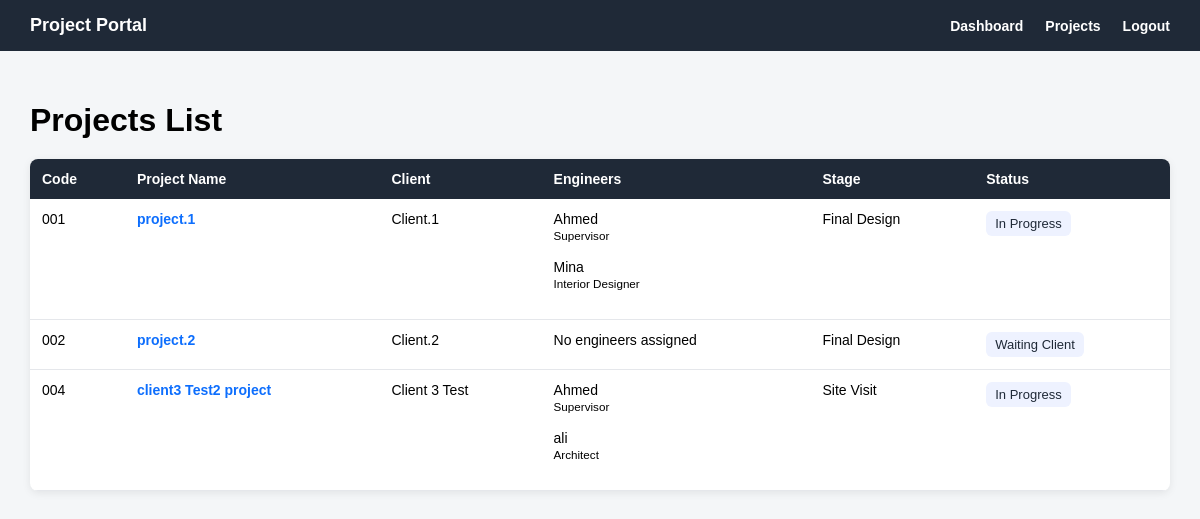
The page /projects/ (signed in) on the database its author committed.
### projects/models.py (models this page shows, shortened)
class Project(models.Model):
    class Status(models.TextChoices):
        NEW = 'NEW', 'New'
        IN_PROGRESS = 'IN_PROGRESS', 'In Progress'
        WAITING_CLIENT = 'WAITING_CLIENT', 'Waiting Client'
        COMPLETED = 'COMPLETED', 'Completed'
        CANCELLED = 'CANCELLED', 'Cancelled'
    class Stage(models.TextChoices):
        PROJECT_REGISTERED = 'PROJECT_REGISTERED', 'Project Registered'
        REQUIREMENTS_COLLECTED = 'REQUIREMENTS_COLLECTED', 'Requirements Collected'
        SITE_VISIT = 'SITE_VISIT', 'Site Visit'
        CONCEPT_DESIGN = 'CONCEPT_DESIGN', 'Concept Design'
        CLIENT_REVIEW = 'CLIENT_REVIEW', 'Client Review'
        REVISIONS = 'REVISIONS', 'Revisions'
        FINAL_DESIGN = 'FINAL_DESIGN', 'Final Design'
        DRAWINGS_PREPARATION = 'DRAWINGS_PREPARATION', 'Drawings Preparation'
        MUNICIPALITY_SUBMISSION = 'MUNICIPALITY_SUBMISSION', 'Municipality Submission'
        APPROVAL_STAGE = 'APPROVAL_STAGE', 'Approval Stage'
        SUPERVISION_EXECUTION = 'SUPERVISION_EXECUTION', 'Supervision / Execution'
        COMPLETED = 'COMPLETED', 'Completed'
    project_name = models.CharField(max_length=200)
    project_code = models.CharField(max_length=50, unique=True)
    client = models.ForeignKey(
        Client,
        on_delete=models.CASCADE,
        related_name='projects'
    )
    assigned_engineers = models.ManyToManyField(
        Engineer,
        blank=True,
        related_name='projects'
    )
    project_type = models.CharField(max_length=100, blank=True, null=True)
    location = models.CharField(max_length=200, blank=True, null=True)
    start_date = models.DateField(blank=True, null=True)
    expected_end_date = models.DateField(blank=True, null=True)
    current_stage = models.CharField(
        max_length=50,
        choices=Stage.choices,
        default=Stage.PROJECT_REGISTERED
    )
    status = models.CharField(
        max_length=30,
        choices=Status.choices,
        default=Status.NEW
    )
    description = models.TextField(blank=True, null=True)
    created_at = models.DateTimeField(auto_now_add=True)

### clients/models.py (models this page shows)
class Client(models.Model):
    user = models.OneToOneField(
        settings.AUTH_USER_MODEL,
        on_delete=models.CASCADE,
        related_name='client_profile',
        blank=True,
        null=True
    )
    client_name = models.CharField(max_length=150)
    company_name = models.CharField(max_length=150, blank=True, null=True)
    phone = models.CharField(max_length=30)
    email = models.EmailField(blank=True, null=True)
    address = models.TextField(blank=True, null=True)
    is_active = models.BooleanField(default=True)
    created_at = models.DateTimeField(auto_now_add=True)
    def __str__(self):
        return self.client_name

### engineers/models.py (models this page shows, shortened)
class Engineer(models.Model):
    class Department(models.TextChoices):
        INTERIOR_DESIGNER = 'INTERIOR_DESIGNER', 'Interior Designer'
        MECHANICAL_ENGINEER = 'MECHANICAL_ENGINEER', 'Mechanical Engineer'
        ELECTRICAL_ENGINEER = 'ELECTRICAL_ENGINEER', 'Electrical Engineer'
        SUPERVISOR = 'SUPERVISOR', 'Supervisor'
        ARCHITECT = 'ARCHITECT', 'Architect'
    user = models.OneToOneField(
        settings.AUTH_USER_MODEL,
        on_delete=models.CASCADE,
        related_name='engineer_profile'
    )
    engineer_name = models.CharField(max_length=150)
    department = models.CharField(
        max_length=50,
        choices=Department.choices,
        blank=True,
        null=True
    )
    phone = models.CharField(max_length=30, blank=True, null=True)
    email = models.EmailField(blank=True, null=True)
    specialization = models.CharField(max_length=150, blank=True, null=True)
    is_active = models.BooleanField(default=True)
    created_at = models.DateTimeField(auto_now_add=True)

### projects/views.py (the view)
# urls.py: path('', project_list_view, name='project_list'),
@login_required
def project_list_view(request):
    if request.user.role == 'ADMIN':
        projects = Project.objects.all()
    elif request.user.role == 'ENGINEER':
        projects = Project.objects.filter(
            assigned_engineers__user=request.user
        )
    elif request.user.role == 'CLIENT':
        projects = Project.objects.filter(
            client__user=request.user
        )
    else:
        projects = Project.objects.none()
    status_filter = request.GET.get('status')
    if status_filter:
        projects = projects.filter(status=status_filter)
    return render(request, 'projects/project_list.html', {
        'projects': projects,
        'status_filter': status_filter,
    })

### templates/projects/project_list.html (shortened to what this page needs)
{% extends 'base.html' %}
{% block content %}
<div class="page-header">
    <h1>Projects List</h1>
</div>
{% if projects %}
    <table class="projects-table">
        <tr>
            <th>Code</th>
            <th>Project Name</th>
            <th>Client</th>
            <th>Engineers</th>
            <th>Stage</th>
            <th>Status</th>
        </tr>
        {% for project in projects %}
            <tr>
                <td>{{ project.project_code }}</td>
                <td>
                    <a href="{% url 'projects:project_detail' project.pk %}">
                        {{ project.project_name }}
                    </a>
                </td>
                <td>{{ project.client }}</td>
                <td>
                    {% for engineer in project.assigned_engineers.all %}
                        {{ engineer.engineer_name }}
                        {% if engineer.department %}
                            <br>
                            <small>{{ engineer.get_department_display }}</small>
                        {% endif %}
                        <br><br>
                    {% empty %}
                        No engineers assigned
                    {% endfor %}
                </td>
                <td>{{ project.get_current_stage_display }}</td>
                <td>
                    <span class="status-badge">
                        {{ project.get_status_display }}
                    </span>
                </td>
            </tr>
        {% endfor %}
    </table>
{% else %}
    <div class="empty-message">
        <p>No projects found.</p>
    </div>
{% endif %}
{% endblock %}

### templates/base.html (style rules this page uses)
body { margin: 0; font-family: Arial, sans-serif; background: #f4f6f8; }

### templates/projects/project_list.html (style rules this page uses)
.page-header { margin-bottom: 20px; }
.page-header h1 { margin-bottom: 5px; }
.projects-table { width: 100%; border-collapse: collapse; background: white; border-radius: 8px; overflow: hidden; box-shadow: 0 2px 8px rgba(0, 0, 0, 0.08); }
.projects-table th { background: #1f2937; color: white; text-align: left; padding: 12px; font-size: 14px; }
.projects-table td { padding: 12px; border-bottom: 1px solid #e5e7eb; vertical-align: top; font-size: 14px; }
.projects-table a { color: #0d6efd; font-weight: bold; text-decoration: none; }
.status-badge { display: inline-block; padding: 5px 9px; border-radius: 6px; background: #eef2ff; color: #1f2937; font-size: 13px; }

### rows shown on the page
Project: project_code "001", project_name "project.1", client "Client.1", current_stage "Final Design", status "In Progress"
Engineer: engineer_name "Ahmed", department "Supervisor"
Engineer: engineer_name "Mina", department "Interior Designer"
Project: project_code "002", project_name "project.2", client "Client.2", current_stage "Final Design", status "Waiting Client"
Project: project_code "004", project_name "client3 Test2 project", client "Client 3 Test", current_stage "Site Visit", status "In Progress"
Engineer: engineer_name "ali", department "Architect"
